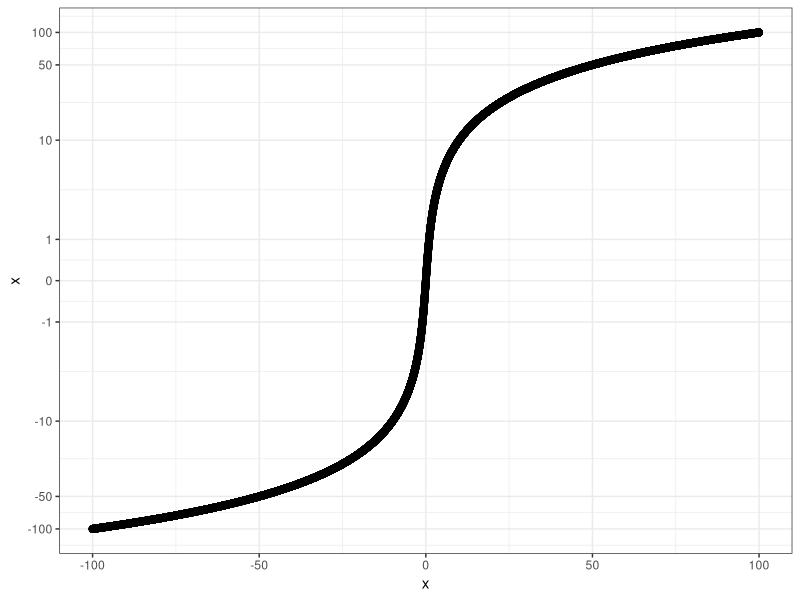

Generate this figure with R:
# origin of the code below
# http://stackoverflow.com/questions/14504869/histogram-with-negative-logarithmic-scale-in-r

library(ggplot2)
library(scales)

limits <- 100
step <- 0.005
demo <- data.frame(x=seq(from=-1*limits,to=limits,by=step))

asinh_trans <- function(){
  trans_new(name = 'asinh', transform = function(x) asinh(x), 
            inverse = function(x) sinh(x))
}

ggplot(demo,aes(x,x))+geom_point(size=2)+
  scale_y_continuous(trans = 'asinh',breaks=c(-100,-50,-10,-1,0,1,10,50,100))+
  theme_bw()
# Further review needed